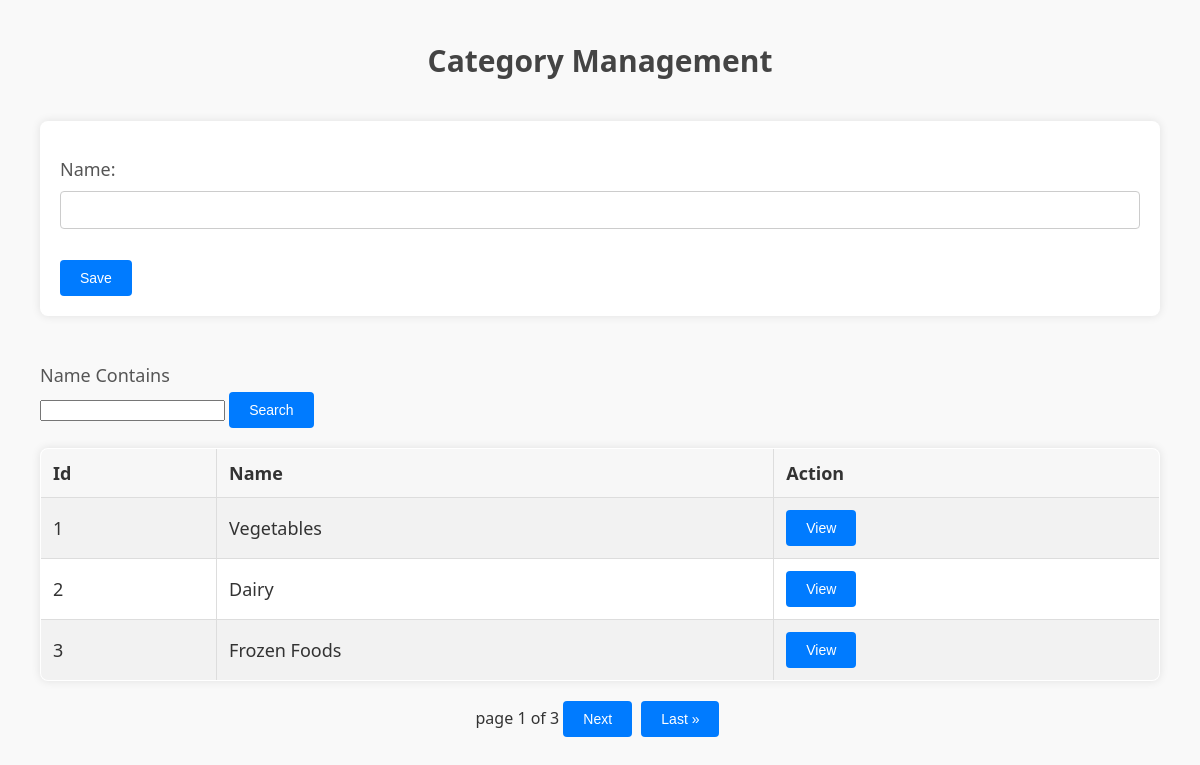
The app's page /app/Category/ with its own data.
### app/models.py (models this page shows, shortened)
class Category (models.Model):
    name = models.CharField(max_length = 20)

### app/views.py (the view)
# urls.py: path('Category/', views.Categoryview),
def Categoryview(request):
    page_number = request.GET.get('page')
    filter = CategoryFilter (request.GET, queryset=Category.objects.all())
    Categories = filter.qs
    paginator = Paginator(Categories, 3)
    page = paginator.get_page(page_number)
    if request.method == 'POST':
        form = CategoryForm(request.POST)
        if form.is_valid():
            form.save()
    else:
        form = CategoryForm()
    context = {'form':form, 'page':page}
    return render(request, 'Category.html', context)

### app/forms.py
class  CategoryForm (forms.ModelForm) :
    class Meta:
        model = Category
        fields = '__all__'

### app/templates/Category.html (shortened to what this page needs)
<html>
    <head>
        <h1>Category Management</h1>
    </head>
<body>
<form method="POST">
    {{form.as_p}}
    <input type="submit" value="Save">
</form>
<br>
<label>Name Contains</label>
<input/>
<button>Search</button>
<table border="1">
<tr>
<th>Id</th>
<th>Name</th>
<th>Action</th>
</tr>
{% for Category in page %}
<tr>
    <td>{{Category.id}}</td>
    <td>{{Category.name}}</td>
    <td><button>View</button></td>
</tr>
{% endfor %}
</table>
<div class="pagination">
    page {{ page.number }} of {{ page.paginator.num_pages }}
    {% if page.has_next %}
        <button><a href="?page={{ page.next_page_number }}">Next</a></button>
        <button><a href="?page={{ page.paginator.num_pages }}">Last &raquo;</a></button>
    {% endif %}
    </div>
</body>
</html>

### app/templates/Category.html (style rules this page uses)
body { background-color: #f9f9f9; font-family: 'Segoe UI', Tahoma, Geneva, Verdana, sans-serif; margin: 40px; color: #333; }
h1 { text-align: center; color: #444; margin-bottom: 40px; font-size: 30px; font-weight: 600; }
form { margin-bottom: 20px; background-color: #fff; padding: 20px; border-radius: 8px; box-shadow: 0 0 10px rgba(0, 0, 0, 0.1); }
label { display: block; margin: 5px 0; font-weight: 500; color: #555; font-size: 18px; }
input[type="text"] { width: 100%; padding: 10px; margin: 5px 0 15px; box-sizing: border-box; border: 1px solid #ccc; border-radius: 4px; font-size: 14px; }
input[type="submit"], button { padding: 10px 20px; background-color: #007BFF; color: white; border: none; border-radius: 4px; cursor: pointer; font-size: 14px; }
table { width: 100%; border-collapse: collapse; margin-top: 20px; background-color: #fff; box-shadow: 0 0 10px rgba(0, 0, 0, 0.1); border-radius: 8px; overflow: hidden; }
table, th, td { border: 1px solid #ddd; }
th, td { padding: 12px; text-align: left; font-size: 18px; }
th { background-color: #f7f7f7; font-weight: 600; }
tr:nth-child(even) { background-color: #f2f2f2; }
.pagination { margin-top: 20px; text-align: center; }
.pagination button { padding: 10px 20px; margin-right: 5px; background-color: #007BFF; color: white; border: none; border-radius: 4px; cursor: pointer; font-size: 14px; transition: background-color 0.3s; }
.pagination a { color: white; text-decoration: none; }

### records on screen
Category: id "1", name "Vegetables"
Category: id "2", name "Dairy"
Category: id "3", name "Frozen Foods"

### other values on screen
{{ page.number }} "1"
{{ page.paginator.num_pages }} "3"
